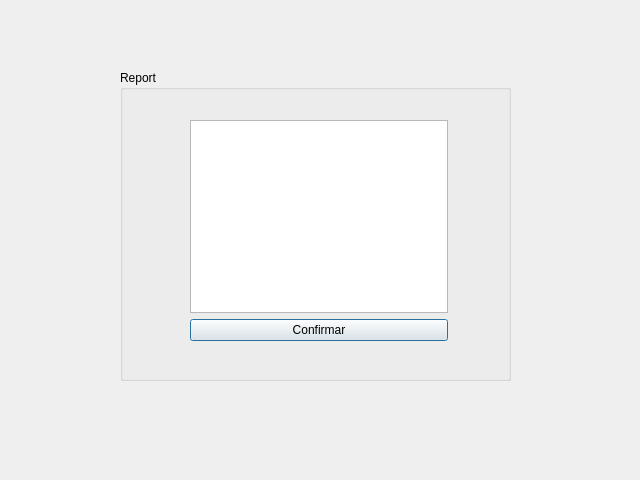
<?xml version="1.0" encoding="UTF-8"?>
<ui version="4.0">
 <class>Report</class>
 <widget class="QDialog" name="Report">
  <property name="geometry">
   <rect>
    <x>0</x>
    <y>0</y>
    <width>640</width>
    <height>480</height>
   </rect>
  </property>
  <property name="windowTitle">
   <string>Dialog</string>
  </property>
  <widget class="QGroupBox" name="groupBox">
   <property name="geometry">
    <rect>
     <x>120</x>
     <y>70</y>
     <width>391</width>
     <height>311</height>
    </rect>
   </property>
   <property name="title">
    <string>Report</string>
   </property>
   <widget class="QWidget" name="layoutWidget">
    <property name="geometry">
     <rect>
      <x>70</x>
      <y>50</y>
      <width>258</width>
      <height>221</height>
     </rect>
    </property>
    <layout class="QVBoxLayout" name="verticalLayout">
     <item>
      <widget class="QListView" name="listView_recept_dates"/>
     </item>
     <item>
      <widget class="QPushButton" name="pushButton_confirm">
       <property name="text">
        <string>Confirmar</string>
       </property>
      </widget>
     </item>
    </layout>
   </widget>
  </widget>
 </widget>
 <resources/>
 <connections/>
</ui>
